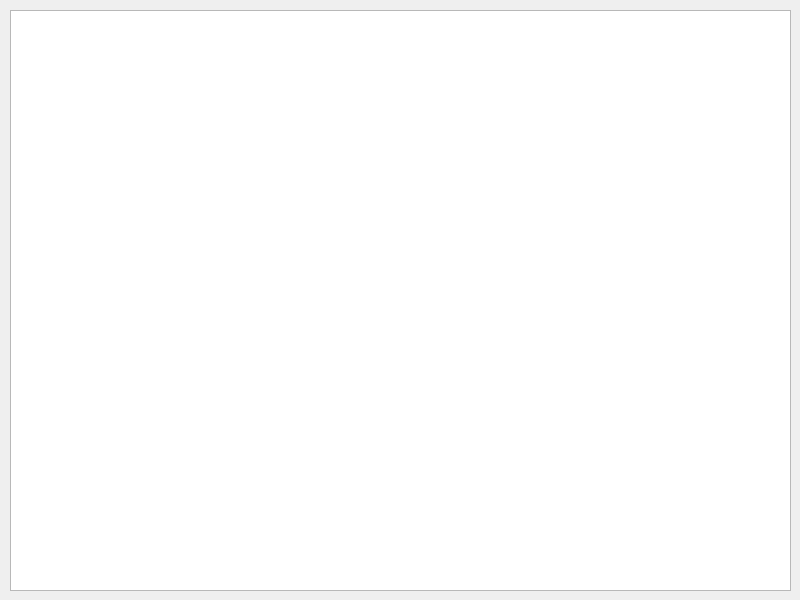
<?xml version="1.0" encoding="UTF-8"?>
<ui version="4.0">
 <class>Widget</class>
 <widget class="QWidget" name="Widget">
  <property name="geometry">
   <rect>
    <x>0</x>
    <y>0</y>
    <width>800</width>
    <height>600</height>
   </rect>
  </property>
  <property name="windowTitle">
   <string>NotifyTrayServer</string>
  </property>
  <widget class="QTextBrowser" name="textBrowser">
   <property name="geometry">
    <rect>
     <x>10</x>
     <y>10</y>
     <width>781</width>
     <height>581</height>
    </rect>
   </property>
  </widget>
 </widget>
 <resources/>
 <connections/>
</ui>
